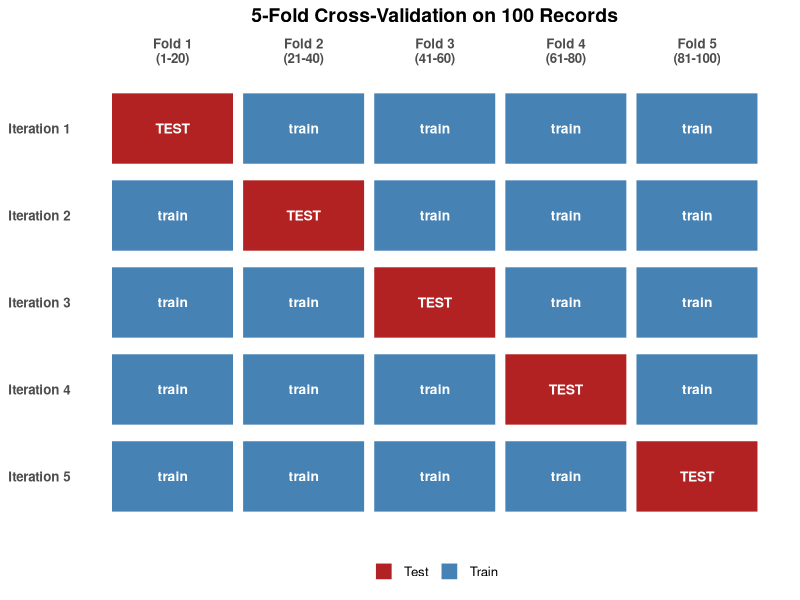

Write R code to recreate this figure.
## ---- chunk 1

library(ggplot2)
library(dplyr)

n_records <- 100
k <- 5
fold_size <- n_records / k  # 20 records per fold

# Build a data frame: for each of the 5 CV iterations (rows),
# mark which fold is "test" vs "train"
df <- expand.grid(
  iteration = 1:k,   # which CV run (1st fold held out, 2nd fold held out, etc.)
  fold = 1:k          # the 5 folds of data
)

df$role <- ifelse(df$iteration == df$fold, "Test", "Train")
df$fold_label <- paste0("Fold ", df$fold, "\n(records ",
                        (df$fold - 1) * fold_size + 1, "-", df$fold * fold_size, ")")

ggplot(df, aes(x = fold, y = iteration, fill = role)) +
  geom_tile(color = "white", linewidth = 1.2, width = 0.95, height = 0.85) +
  geom_text(aes(label = ifelse(role == "Test", "TEST", "train")),
            color = "white", fontface = "bold", size = 3.5) +
  scale_fill_manual(values = c("Train" = "steelblue", "Test" = "firebrick")) +
  scale_x_continuous(breaks = 1:k,
                     labels = paste0("Fold ", 1:k, "\n(",
                                     seq(1, n_records, fold_size), "-",
                                     seq(fold_size, n_records, fold_size), ")"),
                     position = "top") +
  scale_y_reverse(breaks = 1:k, labels = paste0("Iteration ", 1:k)) +
  labs(title = "5-Fold Cross-Validation on 100 Records",
       x = NULL, y = NULL, fill = NULL) +
  theme_minimal(base_size = 12) +
  theme(
    plot.title = element_text(face = "bold", hjust = 0.5, size = 14),
    plot.subtitle = element_text(hjust = 0.5, color = "gray40"),
    panel.grid = element_blank(),
    legend.position = "bottom",
    axis.text.x = element_text(face = "bold"),
    axis.text.y = element_text(face = "bold")
  )
